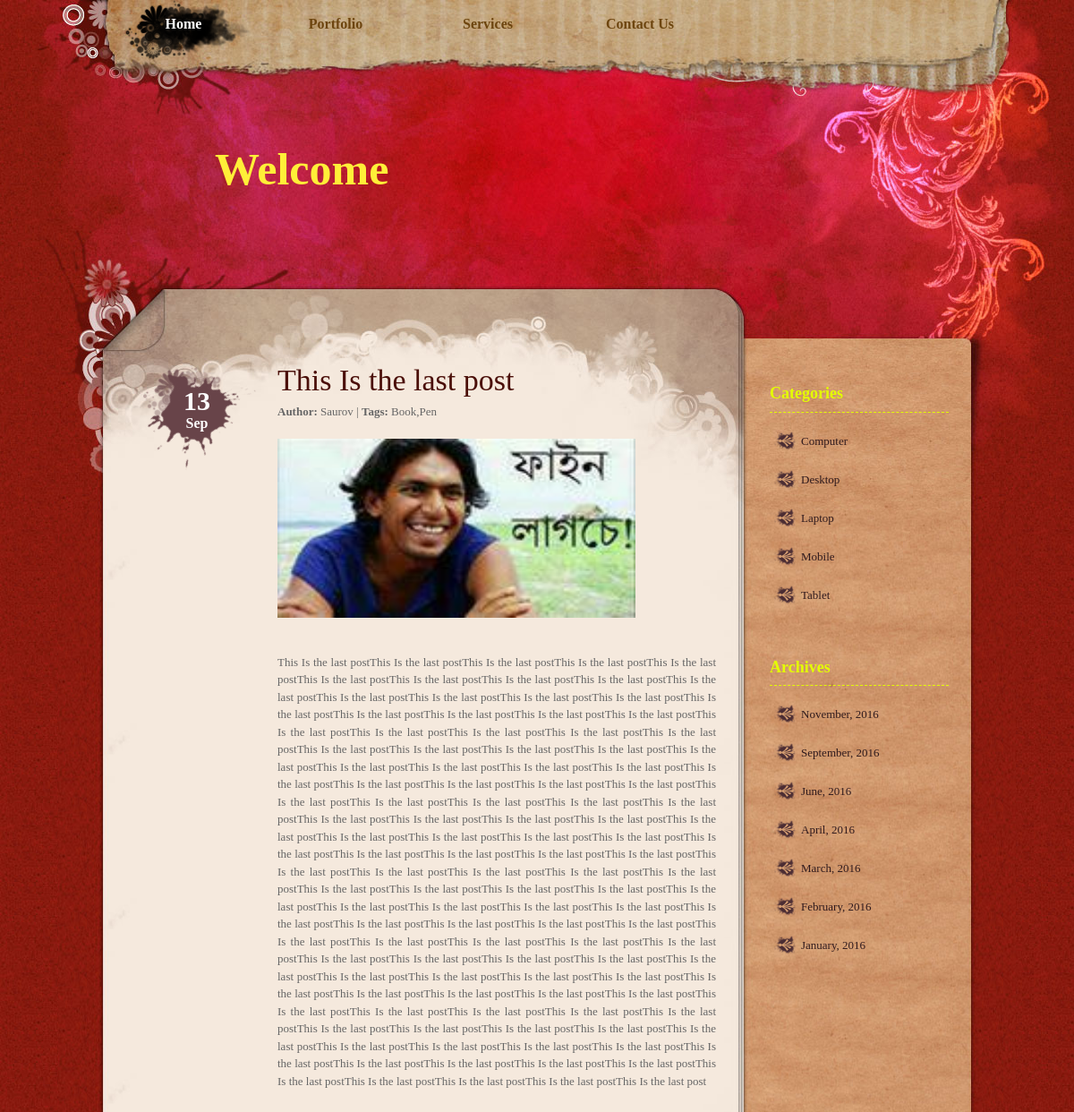
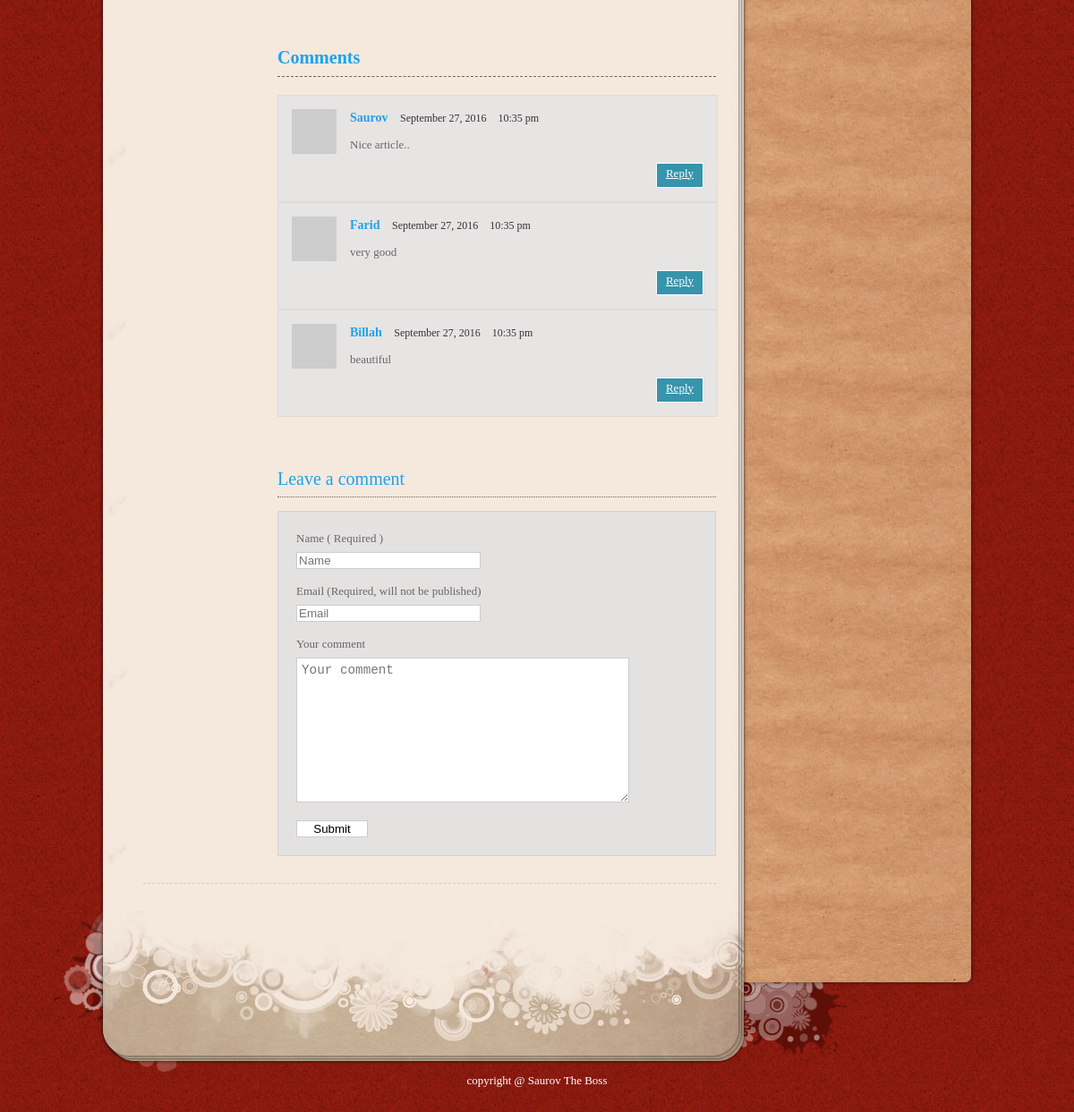
The page /index2.php?id=12 on the database its author committed (2 pictures, top to bottom).
### tables this page shows
CREATE TABLE IF NOT EXISTS `tbl_post` (
  `post_id` int(11) NOT NULL,
  `post_title` varchar(255) NOT NULL,
  `post_description` text NOT NULL,
  `post_image` varchar(255) NOT NULL,
  `cat_id` int(11) NOT NULL,
  `tag_id` varchar(255) NOT NULL,
  `post_date` varchar(255) NOT NULL,
  `year` varchar(4) NOT NULL,
  `month` varchar(2) NOT NULL,
  `post_timestamp` varchar(255) NOT NULL
);

CREATE TABLE IF NOT EXISTS `tbl_tag` (
  `tag_id` int(11) NOT NULL,
  `tag_name` varchar(255) NOT NULL
);

CREATE TABLE IF NOT EXISTS `tbl_comment` (
  `c_id` int(11) NOT NULL,
  `c_name` varchar(255) NOT NULL,
  `c_email` varchar(255) NOT NULL,
  `c_message` text NOT NULL,
  `c_date` varchar(255) NOT NULL,
  `post_id` int(11) NOT NULL,
  `active` int(11) NOT NULL
);

CREATE TABLE IF NOT EXISTS `tbl_category` (
  `cat_id` int(11) NOT NULL,
  `cat_name` varchar(255) NOT NULL
);

CREATE TABLE IF NOT EXISTS `tbl_footer` (
  `id` int(11) NOT NULL,
  `description` varchar(255) NOT NULL
);

### index2.php (the view, shortened to what this page needs)
<?php
include('config.php');
if(!isset($_REQUEST['id']))
{
	header("location: index.php");
}
else
{
	$id= $_REQUEST['id'];
}
?>
<?php
include('header.php');
?>
<div id="templatemo_main_wrapper">
	<div id="templatemo_main">
		<div id="templatemo_main_top">
        	<div id="templatemo_content">
			<?php
			$statement=$db->prepare("select * from tbl_post where post_id=?");
			$statement->execute(array($_REQUEST['id']));
			$result=$statement->fetchAll(PDO::FETCH_ASSOC);
			foreach($result as $row)
			{?>
    		<div class="post_section">
            	<div class="post_date">
                	<?php
				$post_date=$row["post_date"];
				$month=substr($post_date,5,2);
				$date=substr($post_date,8,2);
					if($month=='09') {$month="Sep";}
				?>
                	<?php echo $date ?><span><?php echo $month ?></span>
            	</div>
                <div class="post_content">
                    <h2><?php echo $row['post_title']?></h2>
                	<strong>Author:</strong> Saurov | <strong>Tags:</strong>
					<?php
					$arr = explode(",",$row['tag_id']);
					$count_arr = count(explode(",",$row['tag_id']));
					$k=0;
					for($j=0;$j<$count_arr;$j++)
					{
						$statement1 = $db->prepare("SELECT * FROM tbl_tag WHERE tag_id=?");
						$statement1->execute(array($arr[$j]));
						$result1 = $statement1->fetchAll(PDO::FETCH_ASSOC);
						foreach($result1 as $row1)
						{
							$k++;
							if($k>1){echo ",".$row1['tag_name'];}
							else echo $row1['tag_name'];
						}
					}
				?>
                    <a class="fancybox-effects-a" href="upload/<?php echo $row['post_image']; ?>" title="">
                    <img src="upload/<?php echo $row['post_image'] ?>" alt="image" width="400px" height="200px" ">
                    </a>
                    <p><?php echo $row['post_description'] ?></p>
					<div class="comment_tab">
                        Comments
                    </div>
                    <div id="comment_section">
                <ol class="comments first_level">
                        <li>
						<?php
						$statement=$db->prepare("select * from tbl_comment where active=1 and post_id=?");
						$statement->execute(array($id));
						$result=$statement->fetchAll(PDO::FETCH_ASSOC);
						foreach($result as $row)
						{
						?>
						<div class="comment_box commentbox1">
                                <div class="gravatar">
								<?php
									$gravatarMd5 = md5($row['c_email']);
								?>
                                    <img src="http://www.gravatar.com/avatar/<?php echo $gravatarMd5; ?>" alt="" />
                                </div>
                                <div class="comment_text">
                                    <div class="comment_author"><?php echo $row['c_name']; ?> <span class="date">
									<?php
									$year=substr($row['c_date'],0,4);
									$month=substr($row['c_date'],5,2);
									$day=substr($row['c_date'],8,2);
									if($month=='09') {$month_full="September";}
									echo $month_full." ".$day.", ".$year;
									?>
									</span> <span class="time">10:35 pm</span></div>
                                    <p><?php echo $row['c_message']; ?></p>
                                  <div class="reply"><a href="#">Reply</a></div>
                                </div>
                            </div>
						<?php
						}
						?>
                        </li>
                    </ol>
                </div>
                	<div id="comment_form">
                    <h3>Leave a comment</h3>
                    <form action="index2.php?id=<?php echo $id;  ?>" method="post">
                        <div class="form_row">
                            <label>Name ( Required )</label><br />
                            <input type="text" name="c_name" placeholder="Name" />
                        </div>
                        <div class="form_row">
                            <label>Email  (Required, will not be published)</label><br />
                            <input type="text" name="c_email" placeholder="Email"  />
                        </div>
                        <div class="form_row">
                            <label>Your comment</label><br />
                            <textarea  name="c_message" rows="" cols="" placeholder="Your comment" ></textarea>
                        </div>
                        <input type="submit" name="form1" value="Submit" class="submit_btn" />
                    </form>
                </div>
            	</div>
            </div>
            <?php
				}
			?>
       	  </div>
<?php
include('footer.php');
?>

### footer.php (shortened to what this page needs)
<div id="templatemo_sidebar">
                <h4>Categories</h4>
                <?php
					$statement=$db->prepare("select * from tbl_category order by cat_name asc");
					$statement->execute();
					$result=$statement->fetchAll(PDO::FETCH_ASSOC);
					foreach($result as $row)
					{
				?>
						 <ul class="templatemo_list">
						<li><a href="category.php?id=<?php echo $row['cat_id']; ?>"><?php echo $row['cat_name'] ?></a></li>
						</ul>
				<?php
					}
				?>
                <div class="cleaner_h40"></div>
				<h4>Archives</h4>
                <?php
					$j=0;
					$statement=$db->prepare("select distinct(post_date) from tbl_post order by post_date desc");
					$statement->execute();
					$result=$statement->fetchAll(PDO::FETCH_ASSOC);
					foreach($result as $row)
					{
						$ym=substr($row['post_date'],0,7);
						$ary[$j++]=$ym;
					}
					$result=array_unique($ary);
					$final_val=implode(",",$result);
					$final_arr_date=explode(",",$final_val);
					$final_arr_date_count=count(explode(",",$final_val));
					for($i=0;$i<$final_arr_date_count;$i++)
					{
						$year=substr($final_arr_date[$i],0,4);
						$month=substr($final_arr_date[$i],5,2);
						if($month=='01') {$month_full="January";}
						if($month=='02') {$month_full="February";}
						if($month=='03') {$month_full="March";}
						if($month=='04') {$month_full="April";}
						if($month=='06') {$month_full="June";}
						if($month=='09') {$month_full="September";}
						if($month=='11') {$month_full="November";}
				?>
					<ul class="templatemo_list">
						 <ul class="templatemo_list">
						<li><a href="archive.php?date=<?php echo $final_arr_date[$i]; ?>"><?php echo $month_full.", ".$year."<br>"; ?></a></li>
						</ul>
                </ul>
				<?php
					}
				?>
            </div>
        </div>
    </div>
    <div id="templatemo_main_bottom"></div>
</div>
<div id="templatemo_footer">
<?php
	$statement=$db->prepare("select * from tbl_footer where id=1");
	$statement->execute();
	$result=$statement->fetchAll(PDO::FETCH_ASSOC);
	foreach($result as $row)
	{
		echo $row['description'];
	}
	?>
</div>
</body>
</html>

### templatemo_style.css (style rules this page uses)
body { margin: 0px; padding: 0px; color: #666; font-family: Georgia, "Times New Roman", Times, serif; font-size: 13px; line-height:1.5em; background-color: #821764; background-image: url(images/templatemo_body.jpg); background-repeat: repeat; }
a, a:link, a:visited { color: #8d1b0f; }
p { margin: 0px; padding: 0 0 10px 0; }
img { border: none; }
h2 { font-size: 34px; font-weight: normal; line-height: 28px; margin: 0 0 30px 0; padding: 0; color: #4b0f09; }
h3 { font-size: 21px; font-weight: normal; margin: 0 0 20px 0; padding: 0; padding: 0; color: #1da3e9; }
h4 { font-size: 18px; margin: 0 0 20px 0; padding: 0 0 10px 0; color: #e4ff00; border-bottom: 1px dashed #e4ff00; }
.cleaner_h40 { clear: both; width:100%; height: 40px; }
.templatemo_list { margin: 20px 0; padding: 0; list-style: none; }
.templatemo_list li { background: transparent url(images/templatemo_list.png) no-repeat scroll 0 0px; margin:0 0 20px; padding: 5px 0 5px 35px; line-height: 1em; }
.templatemo_list li a { color: #2f1a1d; text-decoration: none; }
#templatemo_main_wrapper { width: 100%; background: url(images/templatemo_main.jpg) no-repeat top center; }
#templatemo_main { width: 1080px; margin: 0 auto; background:url(images/templatemo_content.jpg) center repeat-y; }
#templatemo_main_top { width: 1080px; background: url(images/templatemo_main.jpg) no-repeat center top; }
#templatemo_main_bottom { width: 1080px; height: 180px; margin: 0 auto; background: url(images/templatemo_main_bottom.jpg) no-repeat center top; }
#templatemo_content { float: left; width: 640px; margin: 0 0 0 100px; }
.post_section { clear: both; padding-bottom: 30px; border-bottom: 1px dashed #CCC; margin-bottom: 30px; }
.post_section .post_date { float: left; width: 120px; height: 90px; padding: 38px 15px 0 0; text-align: center; font-size: 30px; color: #FFFFFF; font-weight: bold; background: url(images/templatemo_date.png) no-repeat top left; }
.post_section .post_date span { display: block; color: #FFFFFF; font-size: 16px; margin-top: 5px; }
.post_section .post_content { float: right; width: 490px; }
.post_section h2 { margin: 0; padding: 10px 0 10px 0; line-height: 30px; }
.post_section p { text-align: justify; margin-bottom: 10px; }
.post_section img { clear: both; display: block; margin: 20px 0; }
.post_section .comment_tab { padding: 10px 0; margin: 40px 0 20px 0; border-bottom: 1px dashed #666; font-size: 20px; font-weight: bold; }
.comment_tab { padding: 10px 0; margin: 40px 0 40px 0; border-bottom: 1px dashed #666; font-size: 20px; font-weight: bold; color: #1da3e9; }
#comment_section { clear: both; margin-bottom: 60px; width: 460px; }
.first_level { margin: 0; padding: 0; }
.comments { list-style: none; }
.comments li { margin-bottom: 10px; list-style:none; }
.comments li .commentbox1 { border: 1px solid #dddbdb; background: #e7e4e4; }
.comments li .comment_box { clear: both; width:100%; padding: 15px; }
.comment_box .gravatar { float: left; width: 50px; margin-right: 15px; background: #fff; }
.comment_box .gravatar img { margin: 0; width: 50px; height: 50px; }
.comment_box .comment_text { margin: 0 0 0 65px; }
.comment_box .comment_text p { margin: 0; }
.comment_text .comment_author { font-size: 14px; font-weight: bold; color: #1da3e9; margin-bottom: 10px; }
.comment_text .date { font-size: 12px; font-weight: normal; color: #333; padding-left: 10px; }
.comment_text .time { font-size: 12px; font-weight: normal; color: #333; padding-left: 10px; }
.comment_text .reply a { display: block; clear: both; float: right; padding: 1px 10px; height: 24px; text-align: center; background: #3694ab; border: 1px solid #fff; color: #fff; }
#comment_form { clear: both; }
#comment_form h3 { font-size: 20px; border-bottom: 1px dotted #666; margin-bottom: 15px; padding-bottom: 10px; }
#comment_form form { padding: 20px; background-color: #e4e1e1; border: 1px solid #d5d3d3; }
#comment_form textarea { background:#FFFFFF none repeat fixed 0 0; border: 1px solid #CCC; display:block; font-size:1.1em; height:150px; margin-top:5px; padding:5px; width: 360px; }
#comment_form .form_row { width: 100%; margin-bottom: 15px; }
#comment_form form input { margin-top: 5px; width: 200px; background:#FFFFFF none repeat fixed 0 0; border: 1px solid #CCC; }
#comment_form .submit_btn { width: 80px; }
#templatemo_sidebar { float: right; color: #FFF; width: 200px; margin: 0 80px 0 0; padding-top: 30px; }
#templatemo_footer { width: 980px; margin: 0 auto; padding: 0 10px 30px; text-align: center; color: #fff; }

### rows shown on the page
tbl_post: post_date "13", post_date "Sep", post_title "This Is the last post", post_image (picture), post_description "This Is the last postThis Is the last postThis Is the last postThis Is the last postThis Is the last postThis Is the last postThis Is the last postThis Is the last postThis Is the last postThis Is the last postThis Is the last postThis Is the last postThis Is the last postThis Is the last postThis Is the last postThis Is the last postThis Is the last postThis Is the last postThis Is the last postThis Is the last postThis Is the last postThis Is the last postThis Is the last postThis Is the last postThis Is the last postThis Is the last postThis Is the last postThis Is the last postThis Is the last postThis Is the last postThis Is the last postThis Is the last postThis Is the last postThis…"
tbl_tag: tag_name "Book"
tbl_tag: tag_name "Pen"
tbl_comment: c_name "Saurov", c_date "September", c_date "27", c_date "2016", c_message "Nice article.."
tbl_comment: c_name "Farid", c_date "September", c_date "27", c_date "2016", c_message "very good"
tbl_comment: c_name "Billah", c_date "September", c_date "27", c_date "2016", c_message "beautiful"
tbl_category: cat_name "Computer"
tbl_category: cat_name "Desktop"
tbl_category: cat_name "Laptop"
tbl_category: cat_name "Mobile"
tbl_category: cat_name "Tablet"
tbl_footer: description "copyright @ Saurov The Boss"

### other values the page prints
$month_full "November"
$year "2016"
$month_full "September"
$month_full "June"
$month_full "April"
$month_full "March"
$month_full "February"
$month_full "January"
